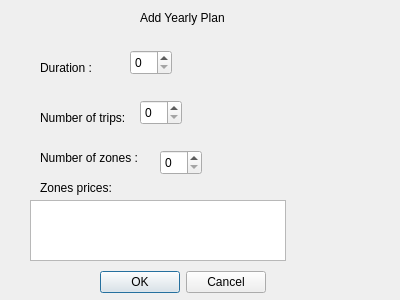
<?xml version="1.0" encoding="UTF-8"?>
<ui version="4.0">
 <class>YearlyPlanDialog</class>
 <widget class="QDialog" name="YearlyPlanDialog">
  <property name="geometry">
   <rect>
    <x>0</x>
    <y>0</y>
    <width>400</width>
    <height>300</height>
   </rect>
  </property>
  <property name="windowTitle">
   <string>Dialog</string>
  </property>
  <widget class="QLabel" name="label">
   <property name="geometry">
    <rect>
     <x>40</x>
     <y>60</y>
     <width>71</width>
     <height>16</height>
    </rect>
   </property>
   <property name="text">
    <string>Duration :</string>
   </property>
  </widget>
  <widget class="QLabel" name="label_2">
   <property name="geometry">
    <rect>
     <x>40</x>
     <y>110</y>
     <width>91</width>
     <height>16</height>
    </rect>
   </property>
   <property name="text">
    <string>Number of trips: </string>
   </property>
  </widget>
  <widget class="QLabel" name="label_3">
   <property name="geometry">
    <rect>
     <x>40</x>
     <y>150</y>
     <width>111</width>
     <height>16</height>
    </rect>
   </property>
   <property name="text">
    <string>Number of zones :</string>
   </property>
  </widget>
  <widget class="QTableWidget" name="tableWidget_zonePrices">
   <property name="geometry">
    <rect>
     <x>30</x>
     <y>200</y>
     <width>256</width>
     <height>61</height>
    </rect>
   </property>
  </widget>
  <widget class="QSpinBox" name="spinBox_zones">
   <property name="geometry">
    <rect>
     <x>160</x>
     <y>150</y>
     <width>42</width>
     <height>25</height>
    </rect>
   </property>
  </widget>
  <widget class="QLabel" name="label_4">
   <property name="geometry">
    <rect>
     <x>40</x>
     <y>180</y>
     <width>81</width>
     <height>16</height>
    </rect>
   </property>
   <property name="text">
    <string>Zones prices: </string>
   </property>
  </widget>
  <widget class="QSpinBox" name="spinBox_trips">
   <property name="geometry">
    <rect>
     <x>140</x>
     <y>100</y>
     <width>42</width>
     <height>25</height>
    </rect>
   </property>
  </widget>
  <widget class="QSpinBox" name="spinBox_duration">
   <property name="geometry">
    <rect>
     <x>130</x>
     <y>50</y>
     <width>42</width>
     <height>25</height>
    </rect>
   </property>
  </widget>
  <widget class="QLabel" name="label_5">
   <property name="geometry">
    <rect>
     <x>140</x>
     <y>10</y>
     <width>121</width>
     <height>16</height>
    </rect>
   </property>
   <property name="text">
    <string>Add Yearly Plan</string>
   </property>
  </widget>
  <widget class="QDialogButtonBox" name="buttonBox">
   <property name="geometry">
    <rect>
     <x>100</x>
     <y>270</y>
     <width>166</width>
     <height>24</height>
    </rect>
   </property>
   <property name="standardButtons">
    <set>QDialogButtonBox::StandardButton::Cancel|QDialogButtonBox::StandardButton::Ok</set>
   </property>
  </widget>
 </widget>
 <resources/>
 <connections/>
</ui>
